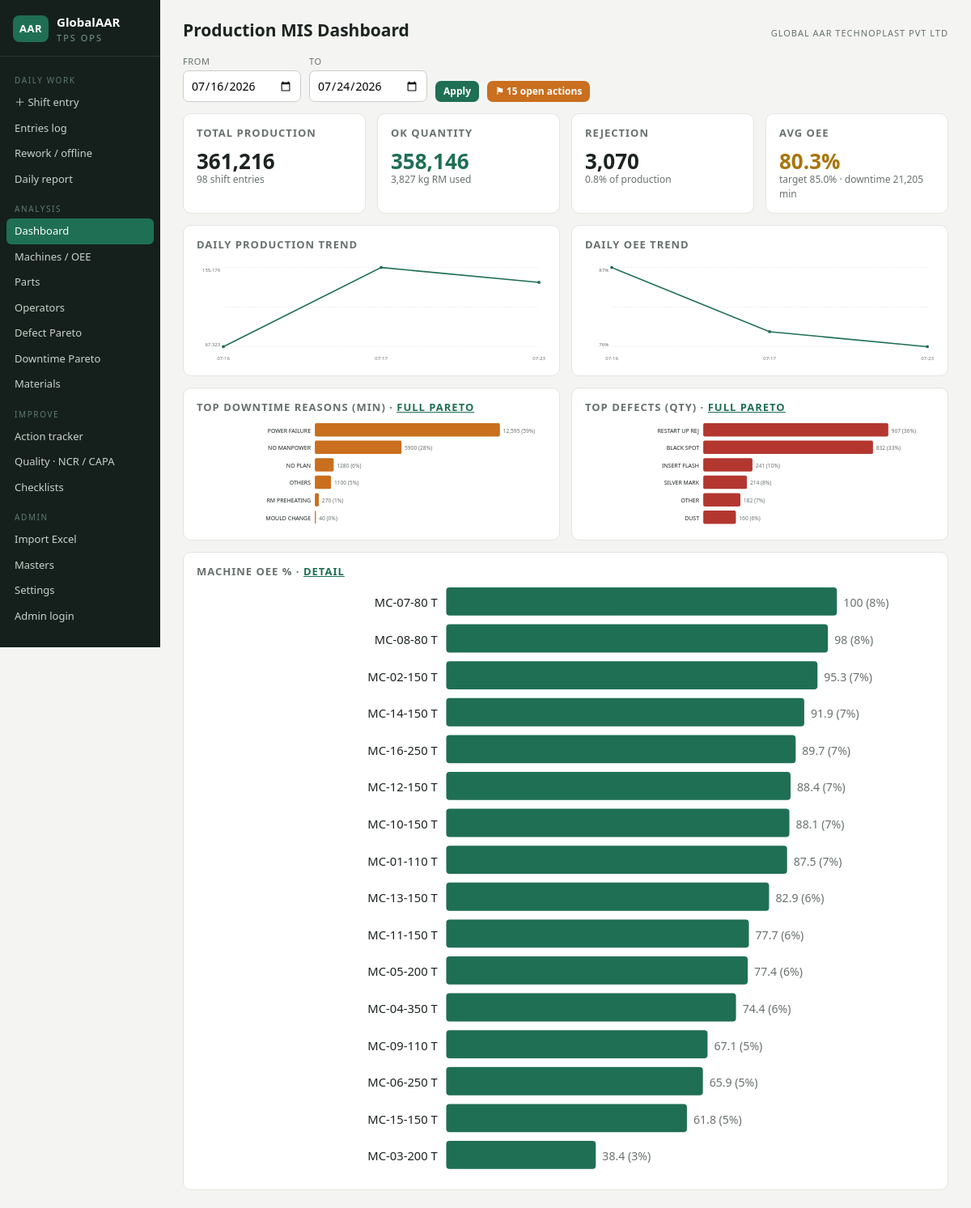
The page / on the database its author committed.
### tables this page shows
CREATE TABLE settings (
    key TEXT PRIMARY KEY, value TEXT
);

CREATE TABLE entry_downtime (
    entry_id INTEGER NOT NULL REFERENCES shift_entries(id) ON DELETE CASCADE,
    reason TEXT NOT NULL, minutes REAL NOT NULL,
    PRIMARY KEY (entry_id, reason)
);

### app/main.py (the view)
@app.get("/", response_class=HTMLResponse)
def dashboard(request: Request):
    con = get_db()
    start, end = date_range(request, con)
    k = con.execute(
        """SELECT SUM(production) p, SUM(ok_qty) ok, SUM(rejection) rej,
                  SUM(total_dt) dt, SUM(total_rm_kg) rm,
                  AVG(eff_pct) eff, AVG(oee) oee, COUNT(*) n
           FROM shift_entries WHERE date BETWEEN ? AND ?""", (start, end)).fetchone()
    daily = con.execute(
        """SELECT date, SUM(production) p, AVG(oee) oee FROM shift_entries
           WHERE date BETWEEN ? AND ? GROUP BY date ORDER BY date""", (start, end)).fetchall()
    mach = con.execute(
        """SELECT machine, AVG(oee) oee FROM shift_entries
           WHERE date BETWEEN ? AND ? AND oee IS NOT NULL GROUP BY machine ORDER BY oee DESC""",
        (start, end)).fetchall()
    top_dt = con.execute(
        """SELECT d.reason, SUM(d.minutes) m FROM entry_downtime d
           JOIN shift_entries e ON e.id=d.entry_id WHERE e.date BETWEEN ? AND ?
           GROUP BY d.reason ORDER BY m DESC LIMIT 6""", (start, end)).fetchall()
    top_def = con.execute(
        """SELECT d.defect, SUM(d.qty) q FROM entry_defects d
           JOIN shift_entries e ON e.id=d.entry_id WHERE e.date BETWEEN ? AND ?
           GROUP BY d.defect ORDER BY q DESC LIMIT 6""", (start, end)).fetchall()
    open_actions = con.execute(
        "SELECT COUNT(*) n FROM actions WHERE status='OPEN'").fetchone()["n"]
    return render(request, "dashboard.html", con, start=start, end=end, k=k,
                  prod_trend=[(r["date"], r["p"]) for r in daily],
                  oee_trend=[(r["date"], r["oee"]) for r in daily],
                  mach_oee=[(r["machine"], round((r["oee"] or 0) * 100, 1)) for r in mach],
                  top_dt=[(r["reason"], r["m"]) for r in top_dt],
                  top_def=[(r["defect"], r["q"]) for r in top_def],
                  open_actions=open_actions,
                  oee_target=float(get_setting(con, "oee_target", "0.85")))

### app/templates/dashboard.html (shortened to what this page needs)
{% extends "base.html" %}
{% block heading %}Production MIS Dashboard{% endblock %}
{% block content %}
<form class="filter-bar" method="get">
  <div class="f"><label>From</label><input type="date" name="start" value="{{ start }}"></div>
  <div class="f"><label>To</label><input type="date" name="end" value="{{ end }}"></div>
  <button class="btn sm">Apply</button>
  {% if open_actions %}<a class="btn sm warn" href="/actions">⚑ {{ open_actions }} open actions</a>{% endif %}
</form>
<div class="grid cols-4" style="margin-bottom:14px">
  <div class="card kpi"><h2>Total production</h2><div class="v">{{ k.p|num }}</div><div class="s">{{ k.n }} shift entries</div></div>
  <div class="card kpi good"><h2>OK quantity</h2><div class="v">{{ k.ok|num }}</div><div class="s">{{ k.rm|num }} kg RM used</div></div>
  <div class="card kpi {{ 'bad' if k.rej and k.p and k.rej/k.p > 0.03 }}"><h2>Rejection</h2><div class="v">{{ k.rej|num }}</div>
    <div class="s">{{ (k.rej/k.p if k.p else None)|pct }} of production</div></div>
  <div class="card kpi {{ 'good' if k.oee and k.oee >= oee_target else 'warn' }}"><h2>Avg OEE</h2><div class="v">{{ k.oee|pct }}</div>
    <div class="s">target {{ oee_target|pct }} · downtime {{ k.dt|num }} min</div></div>
</div>
<div class="grid cols-2">
  <div class="card"><h2>Daily production trend</h2>{{ line_trend(prod_trend)|safe }}</div>
  <div class="card"><h2>Daily OEE trend</h2>{{ line_trend(oee_trend, fmt_pct=True)|safe }}</div>
  <div class="card"><h2>Top downtime reasons (min) · <a href="/downtime">full Pareto</a></h2>{{ hbar(top_dt, color='var(--c2)')|safe }}</div>
  <div class="card"><h2>Top defects (qty) · <a href="/defects">full Pareto</a></h2>{{ hbar(top_def, color='var(--bad)')|safe }}</div>
  <div class="card" style="grid-column:1/-1"><h2>Machine OEE % · <a href="/machines">detail</a></h2>{{ hbar(mach_oee)|safe }}</div>
</div>
{% endblock %}

### app/templates/base.html (shortened to what this page needs)
<!doctype html>
<html lang="en">
<head>
<link rel="stylesheet" href="/static/style.css">
</head>
<body>
<aside class="nav no-print">
  <div class="brand">
    <div class="brand-mark">AAR</div>
    <div>
      <div class="brand-name">GlobalAAR</div>
      <div class="brand-sub">TPS Ops</div>
    </div>
  </div>
  <nav>
    <div class="nav-sec">Daily work</div>
    <a href="/entry" class="{{ 'on' if request.url.path.startswith('/entry') and not request.url.path.startswith('/entries') }}">＋ Shift entry</a>
    <a href="/entries" class="{{ 'on' if request.url.path.startswith('/entries') }}">Entries log</a>
    <a href="/rework" class="{{ 'on' if request.url.path.startswith('/rework') }}">Rework / offline</a>
    <a href="/daily" class="{{ 'on' if request.url.path.startswith('/daily') }}">Daily report</a>
    <div class="nav-sec">Analysis</div>
    <a href="/" class="{{ 'on' if request.url.path == '/' }}">Dashboard</a>
    <a href="/machines" class="{{ 'on' if request.url.path.startswith('/machines') }}">Machines / OEE</a>
    <a href="/parts-summary" class="{{ 'on' if request.url.path.startswith('/parts-summary') }}">Parts</a>
    <a href="/operators" class="{{ 'on' if request.url.path.startswith('/operators') }}">Operators</a>
    <a href="/defects" class="{{ 'on' if request.url.path.startswith('/defects') }}">Defect Pareto</a>
    <a href="/downtime" class="{{ 'on' if request.url.path.startswith('/downtime') }}">Downtime Pareto</a>
    <a href="/materials" class="{{ 'on' if request.url.path.startswith('/materials') }}">Materials</a>
    <div class="nav-sec">Improve</div>
    <a href="/actions" class="{{ 'on' if request.url.path.startswith('/actions') }}">Action tracker</a>
    <a href="/quality" class="{{ 'on' if request.url.path == '/quality' or request.url.path.startswith('/quality/capa') }}">Quality · NCR / CAPA</a>
    <a href="/quality/checklists" class="{{ 'on' if request.url.path.startswith('/quality/check') }}">Checklists</a>
    <div class="nav-sec">Admin</div>
    <a href="/import" class="{{ 'on' if request.url.path.startswith('/import') }}">Import Excel</a>
    <a href="/masters" class="{{ 'on' if request.url.path.startswith('/masters') }}">Masters</a>
    <a href="/settings" class="{{ 'on' if request.url.path.startswith('/settings') }}">Settings</a>
    {% if admin %}<a href="/logout">Log out (admin)</a>{% else %}<a href="/login">Admin login</a>{% endif %}
  </nav>
</aside>
<main>
  <header class="topbar no-print">
    <h1>{% block heading %}{% endblock %}</h1>
    <div class="co">{{ company }}</div>
  </header>
  {% block content %}{% endblock %}
</main>
</body>
</html>

### app/static/style.css (style rules this page uses)
:root { --bg:#f4f5f2; --panel:#ffffff; --ink:#1c2321; --muted:#68716d; --grid:#e2e5e0; --c1:#1f6f54; --c1-soft:#e3efe9; --c2:#c96f1e; --c2-soft:#f7ead9; --bad:#b3372f; --bad-soft:#f6e3e1; --good:#1f6f54; --warn:#a8760c; --warn-soft:#f5ecd7; --nav:#15201c; --nav-ink:#c8d2cc; }
* { box-sizing:border-box }
body { margin:0;font:14px/1.5 "Avenir Next","Segoe UI",system-ui,sans-serif;background:var(--bg);color:var(--ink);display:flex;min-height:100vh }
a { color:var(--c1) }
main { flex:1;padding:22px 28px;min-width:0;max-width:1200px }
.nav { width:198px;flex-shrink:0;background:var(--nav);color:var(--nav-ink);padding:16px 0;position:sticky;top:0;height:100vh;overflow-y:auto }
.brand { display:flex;gap:10px;align-items:center;padding:0 16px 14px;border-bottom:1px solid #2a3833 }
.brand-mark { background:var(--c1);color:#fff;font-weight:700;border-radius:8px;padding:7px 8px;font-size:13px;letter-spacing:.5px }
.brand-name { font-weight:700;color:#fff;font-size:15px }
.brand-sub { font-size:11px;letter-spacing:2px;text-transform:uppercase;color:#7d9a8d }
.nav nav { display:flex;flex-direction:column;padding:8px }
.nav-sec { font-size:10px;letter-spacing:1.6px;text-transform:uppercase;color:#5f7a6e;margin:14px 10px 4px }
.nav a { color:var(--nav-ink);text-decoration:none;padding:6px 10px;border-radius:6px;font-size:13px }
.nav a.on { background:var(--c1);color:#fff }
.topbar { display:flex;justify-content:space-between;align-items:baseline;margin-bottom:14px }
.topbar h1 { font-size:21px;margin:0 }
.co { font-size:11px;letter-spacing:1px;text-transform:uppercase;color:var(--muted) }
.grid { display:grid;gap:14px }
.cols-2 { grid-template-columns:1fr 1fr }
.cols-4 { grid-template-columns:repeat(4,1fr) }
.card { background:var(--panel);border:1px solid var(--grid);border-radius:10px;padding:14px 16px }
.card h2 { font-size:13px;margin:0 0 10px;text-transform:uppercase;letter-spacing:1px;color:var(--muted) }
.kpi .v { font-size:26px;font-weight:700;line-height:1.1 }
.kpi .s { font-size:12px;color:var(--muted) }
.kpi.good .v { color:var(--good) }
.kpi.warn .v { color:var(--warn) }
label { display:block;font-size:11px;text-transform:uppercase;letter-spacing:.6px;color:var(--muted);margin:8px 0 3px }
input,select,textarea { width:100%;padding:7px 9px;border:1px solid #c9cec9;border-radius:7px;font:inherit;background:#fff }
.btn { display:inline-block;background:var(--c1);color:#fff;border:none;border-radius:7px;padding:9px 18px;font:inherit;font-weight:600;cursor:pointer;text-decoration:none }
.btn.warn { background:var(--c2) }
.btn.sm { padding:4px 10px;font-size:12px }
.filter-bar { display:flex;gap:10px;align-items:end;flex-wrap:wrap;margin-bottom:14px }
.filter-bar label { margin:0 0 3px }
.filter-bar .f { width:auto }
.filter-bar input,.filter-bar select { width:auto }
.chart { width:100%;height:auto;display:block }
.clabel { font-size:11px;fill:var(--ink) }
.clabel.xs { font-size:9.5px;fill:var(--muted) }
.cval { font-size:10.5px;fill:var(--muted) }

### rows shown on the page
settings: value "GLOBAL AAR TECHNOPLAST PVT LTD"
entry_downtime: reason "POWER FAILURE 12,595 (59%) NO MANPOWER 5900 (28%) NO PLAN 1280 (6%) OTHERS 1100 (5%) RM PREHEATING 270 (1%) MOULD CHANGE 40 (0%)"

### other values the page prints
{{ open_actions }} "15"
{{ k.p|num }} "361,216"
{{ k.n }} "98"
{{ k.ok|num }} "358,146"
{{ k.rm|num }} "3,827"
{{ k.rej|num }} "3,070"
{{ (k.rej/k.p if k.p else None)|pct }} "0.8%"
{{ k.oee|pct }} "80.3%"
{{ oee_target|pct }} "85.0%"
{{ k.dt|num }} "21,205"
{{ line_trend(prod_trend)|safe }} "155,179 67,323 07-16 07-17 07-23"
{{ line_trend(oee_trend, fmt_pct=True)|safe }} "87% 76% 07-16 07-17 07-23"
{{ hbar(top_def, color='var(--bad)')|safe }} "RESTART UP REJ 907 (36%) BLACK SPOT 832 (33%) INSERT FLASH 241 (10%) SILVER MARK 214 (8%) OTHER 182 (7%) DUST 160 (6%)"
